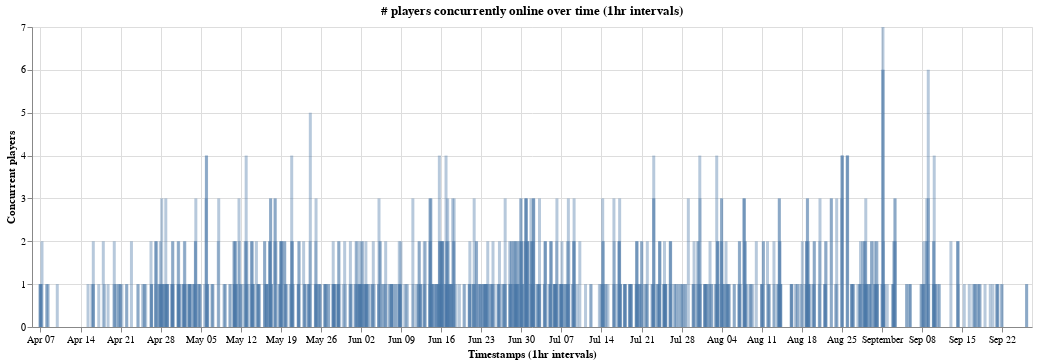

Notebook cell for this chart:
### Markdown cell above
The graph shows that the vast majority of the time, there is nobody online, with 0 players online being 5x as frequent as 1 player online, and 1 player online being 3x as frequent as 2 players online. (39000 records vs 7500 records, vs 2500 records).

5 to 8 individually have under 30 records, and so visually don't appear on this graph. 5-8 online almost never happens. There has never been 9 or more online.

### Code cell
#https://stackoverflow.com/questions/25055712/pandas-every-nth-row
#select every 12th row, to avoid overcrowding on the graph

alt.Chart(timeline2.iloc[::12, :], title="# players concurrently online over time (1hr intervals)").mark_bar(opacity=0.4, size=3).encode(
    x=alt.X("timestamp").title('Timestamps (1hr intervals)'),
    y=alt.Y("concurrent").title('Concurrent players'),
    #color=alt.Color("concurrent:N")
).properties(width=1000, height=300)

### Figure 1 — Vega specification as saved in the notebook (floating-point values rounded to 4 significant figures; data arrays with more than 128 entries replaced by an {"elided": "..."} marker saying what was removed)
{"$schema": "https://vega.github.io/schema/vega/v5.json", "data": [{"name": "source_0", "values": {"elided": "4152 records"}, "transform": [{"type": "formula", "expr": "toDate(datum['timestamp'])", "as": "timestamp"}]}], "marks": [{"type": "rect", "name": "marks", "from": {"data": "source_0"}, "encode": {"update": {"y2": {"field": "concurrent_start", "scale": "y"}, "fill": {"value": "#4c78a8"}, "width": {"value": 3}, "opacity": {"value": 0.4}, "y": {"field": "concurrent_end", "scale": "y"}, "xc": {"field": "timestamp", "scale": "x"}}}, "style": ["bar"]}], "scales": [{"name": "x", "type": "time", "domain": {"data": "source_0", "field": "timestamp"}, "range": [0, {"signal": "width"}], "padding": 5}, {"name": "y", "type": "linear", "domain": {"data": "source_0", "fields": ["concurrent_start", "concurrent_end"]}, "range": [{"signal": "height"}, 0], "nice": true, "zero": true}], "axes": [{"scale": "x", "domain": false, "orient": "bottom", "grid": true, "tickCount": {"signal": "ceil(width/40)"}, "zindex": 0, "maxExtent": 0, "ticks": false, "aria": false, "gridScale": "y", "minExtent": 0, "labels": false}, {"scale": "y", "aria": false, "grid": true, "ticks": false, "labels": false, "tickCount": {"signal": "ceil(height/40)"}, "orient": "left", "gridScale": "x", "zindex": 0, "maxExtent": 0, "minExtent": 0, "domain": false}, {"scale": "x", "grid": false, "tickCount": {"signal": "ceil(width/40)"}, "labelOverlap": true, "title": "Timestamps (1hr intervals)", "orient": "bottom", "labelFlush": true, "zindex": 0}, {"scale": "y", "tickCount": {"signal": "ceil(height/40)"}, "zindex": 0, "labelOverlap": true, "orient": "left", "grid": false, "title": "Concurrent players"}], "title": {"text": "# players concurrently online over time (1hr intervals)", "frame": "group"}, "background": "white", "style": "cell", "width": 1000, "height": 300, "padding": 5}
